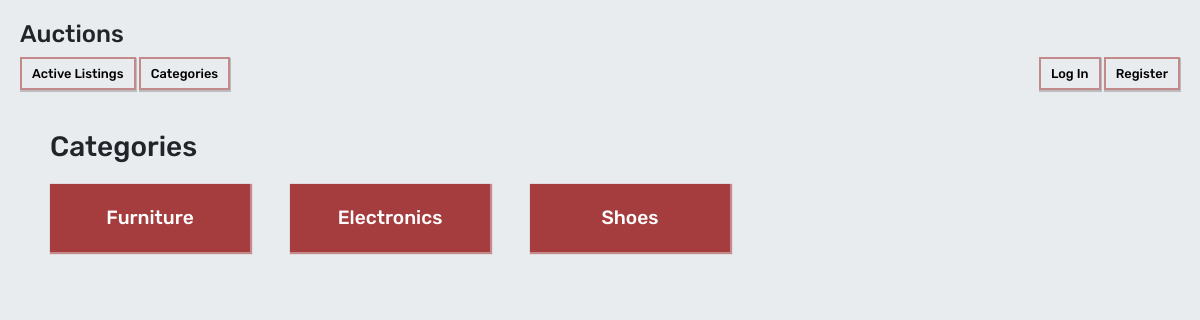
The page /categories on the database as committed earlier.
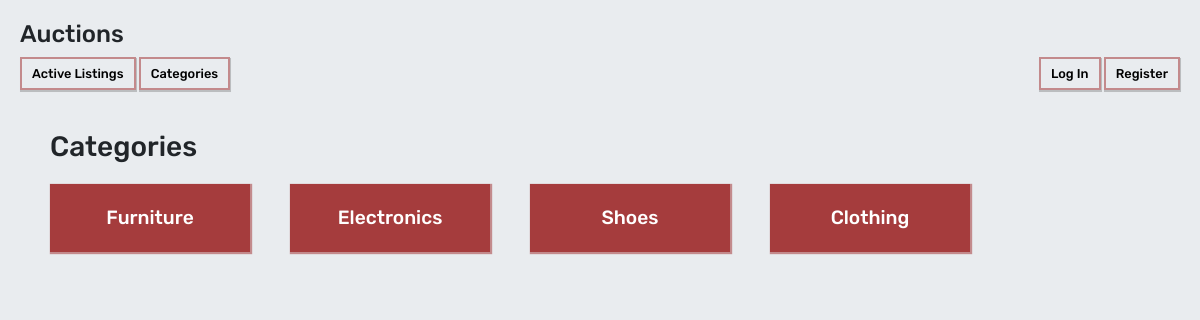
The same page on the database as committed later.
### auctions/models.py (models this page shows, shortened)
class Category(models.Model):
    name = models.CharField(max_length=64)
    image = models.URLField()

### auctions/views.py (the view)
# urls.py: path("categories", views.categories, name="categories"),
def categories(request):
    categories = Category.objects.all()
    return render(request, "auctions/categories.html", {
        "categories": categories
    })

### auctions/templates/auctions/categories.html
{% extends "auctions/layout.html" %} {%block title%}Categories{%endblock%}
{%block body%}
<h3>Categories</h2>
<div class="d-flex flex-wrap" style="gap: 40px; margin: 20px 0">
{% for category in categories %}
<div class="category-card"><a href="{% url 'category' category.id %}">{{category.name}}</a></div>
{% empty %}
<div>No categories.</div>
{% endfor %}
</div>
{%endblock%}

### auctions/templates/auctions/layout.html (shortened to what this page needs)
{% load static %}
<!DOCTYPE html>
<html lang="en">
	<head>
		<link
			href="https://cdn.jsdelivr.net/npm/bootstrap@5.1.1/dist/css/bootstrap.min.css"
			rel="stylesheet"
		/>
		<link href="{% static 'auctions/styles.css' %}" rel="stylesheet" />
	</head>
	<body>
		<header>
			<div>
				<h4>Auctions</h4>
			</div>
			<navbar>
				<ul>
					<li>
						<a href="{% url 'index' %}">Active Listings</a>
					</li>
					<li>
						<a href="{% url 'categories' %}">Categories</a>
					</li>
				</ul>
				<ul style="margin-left: auto">
					{% if user.is_authenticated %}
					<li><a href="{% url 'logout' %}">Log Out</a></li>
					{% else %}
					<li><a href="{% url 'login' %}">Log In</a></li>
					<li><a href="{% url 'register' %}">Register</a></li>
					{%endif%}
				</ul>
			</navbar>
		</header>
		<main>{% block body %} {% endblock %}</main>
	</body>
</html>

### auctions/static/auctions/styles.css (style rules this page uses)
body { font-family: "Rubik", sans-serif; font-weight: 300; background-color: rgb(233, 236, 239); font-size: 0.8em; }
header { padding: 20px; }
navbar { display: flex; }
navbar ul { list-style-type: none; margin: 0; padding: 0; }
navbar ul li { display: inline-flex; }
navbar ul li a { color: black; border: 2px solid rgba(158, 42, 43, 0.5); font-weight: 500; padding: 5px 10px; -webkit-box-shadow: 0px 1px 0.5px 0.5px rgba(0, 0, 0, 0.2); -moz-box-shadow: 0px 1px 0.5px 0.5px rgba(0, 0, 0, 0.2); box-shadow: 0px 1px 0.5px 0.5px rgba(0, 0, 0, 0.2); text-decoration: none; }
main { padding: 20px 50px; }
.category-card { -webkit-box-shadow: 1px 1px 1px 1px rgba(158, 42, 43, 0.5); -moz-box-shadow: 1px 1px 1px 1px rgba(158, 42, 43, 0.5); box-shadow: 1px 1px 1px 1px rgba(158, 42, 43, 0.5); background-color: rgba(158, 42, 43, 0.9); }
.category-card a { font-size: 1.5em; font-weight: 500; text-align: center; color: white; text-decoration: none; display: block; width: 200px; padding: 20px 40px; min-width: fit-content; }

Rows that differ between the two databases and show on the page:
added Category: name "Clothing"
